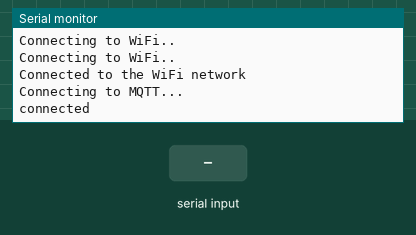
Bench run of a sketch on a simulated ESP32. Shown: the last lines printed to the serial monitor. The test bench sets the inputs (shaded band). WiFi joins after 1.5 s; servers stay silent unless stated; no MQTT or app messages arrive unless stated.

Above: at 7.2 s.
7.3 s: "1\n" received over Serial
At 8.0 s:
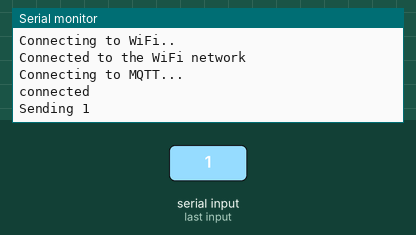
8.8 s: "0\n" received over Serial
At 9.1 s:
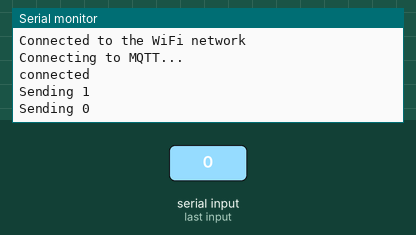
10.3 s: "2\n" received over Serial
At 11.5 s:
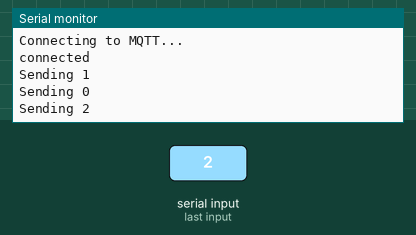

Measured:
- after the input at 7.3 s, the serial monitor: prints a new line at once (image 1)
- after the input at 8.8 s, the serial monitor: prints a new line at once (image 2)
- after the input at 10.3 s, the serial monitor: prints a new line at once (image 3)

The sketch:

02_SendMessageMqtt.ino
```cpp
#include <WiFi.h>
#include <PubSubClient.h>

/**
 * With this project you can send message to a specific topic.
 * Just type your message into the "Serial Monitor":
 *
 * For example: IoT rulz!
 **/

// replace the following values with your information
const char* ssid = "YOUR_WIFI_SSID";
const char* password = "YOUR_WIFI_PASSWORD";

// every mqtt client must have its own name; choose anything
const char* mqttClientName = "YOUR_CLIENT_NAME";

// IP address or URL of your MQTT broker/server.
// For demo purposes you can use  the public mosquitto broker "test.mosquitto.org"
// See http://test.mosquitto.org
const char* mqttServer = "test.mosquitto.org";

// basic mqtt port; should not be changed
const int mqttPort = 1883;

WiFiClient espClient;
PubSubClient client(espClient);

void setup() {
  Serial.begin(115200);

  //
  delay(4000);
  WiFi.begin(ssid, password);

  while (WiFi.status() != WL_CONNECTED) {
    delay(1000);
    Serial.println("Connecting to WiFi..");
  }

  Serial.println("Connected to the WiFi network");

  client.setServer(mqttServer, mqttPort);

  while (!client.connected()) {
    Serial.println("Connecting to MQTT...");

    if (client.connect(mqttClientName)) {

      Serial.println("connected");

    } else {

      Serial.print("failed with state ");
      Serial.println(client.state());
      delay(2000);
    }
  }
  client.publish("IOT", "Hello from ESP32");
}

void loop() {
  if (Serial.available()) {
    String input = Serial.readStringUntil('\n');
    sendMessage(input);
  }
  client.loop();
}

void sendMessage(String input) {
  int strLen = (input.length());
  char message[strLen];
  input.toCharArray(message, strLen);

  Serial.println("Sending " + input);
  client.publish("IOT", message);
}
```
